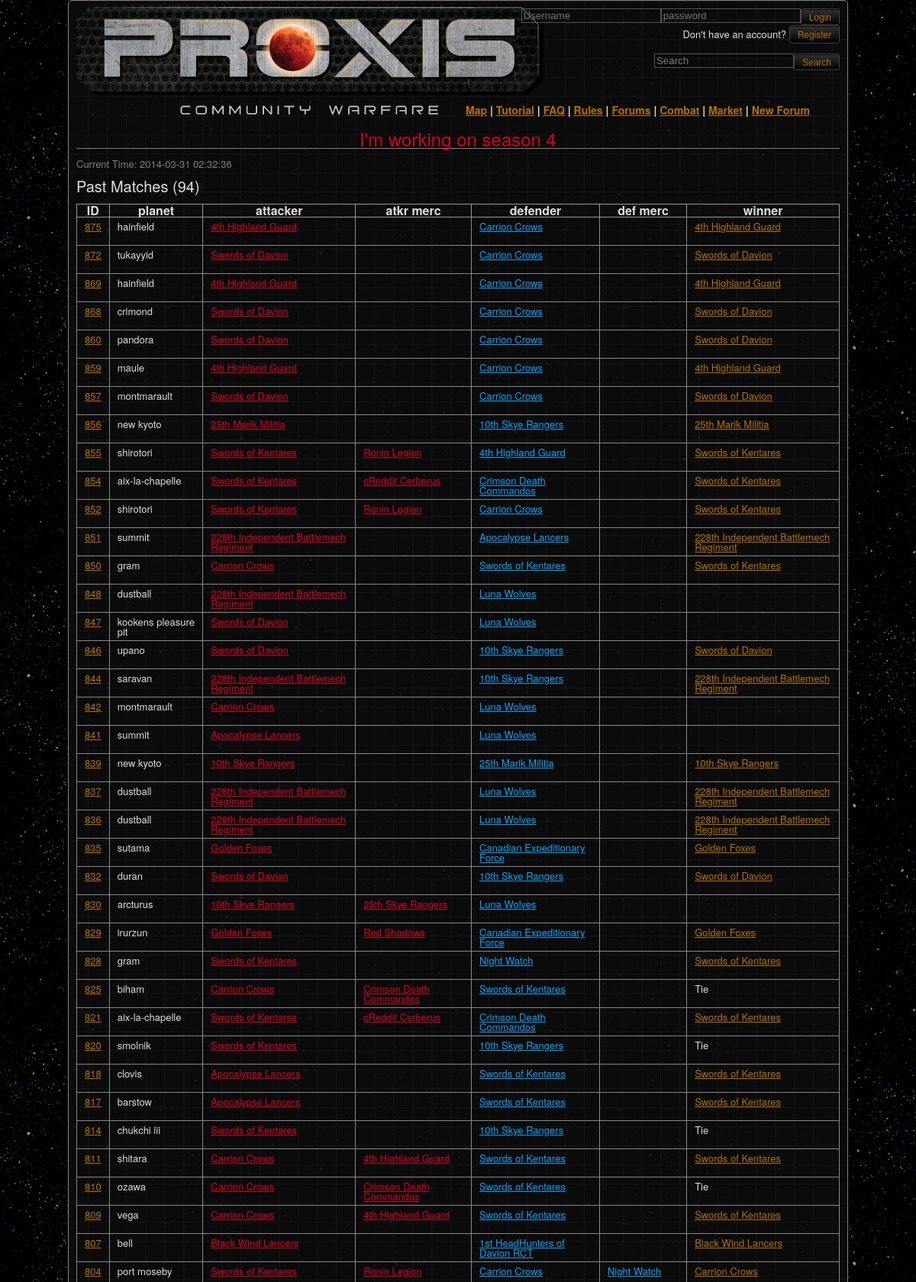
Screenshot of /pmatches.php (upper part) with the database file from the repository.
### tables this page shows
CREATE TABLE `match` (
  `match_id` int(11) NOT NULL AUTO_INCREMENT,
  `attacker` varchar(25) NOT NULL,
  `defender` varchar(25) NOT NULL,
  `planet_name` varchar(50) DEFAULT NULL,
  `declared` timestamp NULL DEFAULT NULL,
  `responded` timestamp NULL DEFAULT NULL,
  `reported` timestamp NULL DEFAULT NULL,
  `report_response` timestamp NULL DEFAULT NULL,
  `resolved` timestamp NULL DEFAULT NULL,
  `winner` varchar(25) DEFAULT NULL,
  `last_action` timestamp NOT NULL DEFAULT CURRENT_TIMESTAMP,
  `mercenary` varchar(25) DEFAULT NULL,
  `mercenary_qty` int(11) DEFAULT '0',
  `mercenary_rply` int(1) DEFAULT '0',
  `mercenary_time` timestamp NULL DEFAULT NULL,
  `defender_mercenary_rply` int(1) DEFAULT NULL,
  `defender_mercenary_qty` int(11) DEFAULT NULL,
  `defender_mercenary_time` timestamp NULL DEFAULT NULL,
  `defender_mercenary` varchar(25) DEFAULT NULL,
  `attacker_url` varchar(1000) DEFAULT NULL,
  `defender_url` varchar(1000) DEFAULT NULL,
  `attacker_lost_mechs` varchar(250) DEFAULT NULL,
  `defender_lost_mechs` varchar(250) DEFAULT NULL,
  `amerc_lost_mechs` varchar(200) DEFAULT NULL,
  `dmerc_lost_mechs` varchar(200) DEFAULT NULL,
  `aftermath_report` varchar(4000) DEFAULT NULL,
  `extension` int(1) NOT NULL DEFAULT '0',
  PRIMARY KEY (`match_id`)
);

CREATE TABLE `user` (
  `username` varchar(25) NOT NULL,
  `password` varchar(500) DEFAULT NULL,
  `cbills` int(20) DEFAULT NULL,
  `admin` tinyint(1) NOT NULL DEFAULT '0',
  `wins` int(11) NOT NULL DEFAULT '0',
  `loses` int(11) NOT NULL DEFAULT '0',
  `unit_type` varchar(20) NOT NULL DEFAULT 'merc',
  `unit_name` varchar(50) NOT NULL,
  `is_dead` tinyint(1) NOT NULL DEFAULT '0',
  `approved` tinyint(1) NOT NULL DEFAULT '0',
  `kills` int(11) NOT NULL DEFAULT '0',
  `last_login` timestamp NULL DEFAULT '0000-00-00 00:00:00',
  `last_cbill_gift` timestamp NOT NULL DEFAULT '0000-00-00 00:00:00',
  `bio` varchar(10000) DEFAULT NULL,
  `email` varchar(200) DEFAULT NULL,
  PRIMARY KEY (`username`)
);

### pmatches.php (the view, shortened to what this page needs)
<!DOCTYPE html>
<html>
<head>
  <link rel="stylesheet" href="css/reset.css" />
  <?php include 'header.php'; ?>
</head>
<body>
  <div id="container">
	<?php echo $header; ?>
  <?php
	$conn = getConnection();
$sql = "SELECT m.match_id, m.planet_name, m.attacker, m.defender, m.mercenary, m.defender_mercenary, m.winner, au.unit_name, du.unit_name, mu.unit_name, dmu.unit_name, wu.unit_name" .
	" FROM `match` AS m INNER JOIN user AS au ON au.username=m.attacker INNER JOIN user AS du " .
	"ON du.username=m.defender LEFT OUTER JOIN user AS mu ON mu.username=m.mercenary LEFT OUTER " .
	"JOIN user AS dmu ON dmu.username=m.defender_mercenary LEFT OUTER JOIN user AS wu ON wu.username=m.winner WHERE NOT(ISNULL(resolved)) ORDER BY match_id DESC;";
$result = mysqli_query($conn, $sql);
$num_matches = mysqli_num_rows($result);
$cmatches = "<table><th>ID</th><th>planet</th><th>attacker</th><th>atkr merc</th><th>defender</th>" .
		"<th>def merc</th><th>winner</th>";
while ($row = $result->fetch_row()) {
  $cmatches .= "<tr><td><a href='score.php?m=" . $row[0] . "'>" . $row[0] . "</a><br><br></td><td>" . $row[1] . "</td><td><a href='profile.php?u=" . $row[2] . "' class='red'>" . $row[7] .
  		"</a></td><td><a href='profile.php?u=" . $row[4] . "' class='red'>" .
		$row[9] . "</a></td><td><a href='profile.php?u=" . $row[3] . "' class='green'>" . $row[8] . "</a></td><td><a href='profile.php?u=" . $row[5] . "' class='green'>" . $row[10] .
		"</a></td><td>";
	if ($row[6] == "Tie") {
		$cmatches .= $row[6] . "</td></tr>";
	} else {
		$cmatches .= "<a href='profile.php?u=" . $row[6] . "'>" . $row[11] . "</a></td></tr>";
	}
}
$cmatches .= "</table>";
?>
<?php echo "<span class='grey'>Current Time: " . date('Y-m-d H:i:s') . "</span><br><br>"; ?>
	<h3>Past Matches (<?php echo $num_matches; ?>)</h3><br>
	<?php echo $cmatches; ?>
<br>
	<?php mysqli_close($conn); echo $footer; ?>
  </div>
</body>
</html>

### rows the page displays
match: match_id "875", planet_name "hainfield", user.unit_name "4th Highland Guard", user.unit_name "Carrion Crows"
match: match_id "872", planet_name "tukayyid", user.unit_name "Swords of Davion", user.unit_name "Carrion Crows"
match: match_id "869", planet_name "hainfield", user.unit_name "4th Highland Guard", user.unit_name "Carrion Crows"
match: match_id "868", planet_name "crimond", user.unit_name "Swords of Davion", user.unit_name "Carrion Crows"
match: match_id "860", planet_name "pandora", user.unit_name "Swords of Davion", user.unit_name "Carrion Crows"
match: match_id "859", planet_name "maule", user.unit_name "4th Highland Guard", user.unit_name "Carrion Crows"
match: match_id "857", planet_name "montmarault", user.unit_name "Swords of Davion", user.unit_name "Carrion Crows"
match: match_id "856", planet_name "new kyoto", user.unit_name "25th Marik Militia", user.unit_name "10th Skye Rangers"
match: match_id "855", planet_name "shirotori", user.unit_name "Swords of Kentares", user.unit_name "Ronin Legion", user.unit_name "4th Highland Guard"
match: match_id "854", planet_name "aix-la-chapelle", user.unit_name "Swords of Kentares", user.unit_name "cReddit Cerberus", user.unit_name "Crimson Death Commandos"
match: match_id "852", planet_name "shirotori", user.unit_name "Swords of Kentares", user.unit_name "Ronin Legion", user.unit_name "Carrion Crows"
match: match_id "851", planet_name "summit", user.unit_name "228th Independent Battlemech Regiment", user.unit_name "Apocalypse Lancers"
match: match_id "850", planet_name "gram", user.unit_name "Carrion Crows", user.unit_name "Swords of Kentares"
match: match_id "848", planet_name "dustball", user.unit_name "228th Independent Battlemech Regiment", user.unit_name "Luna Wolves"
match: match_id "847", planet_name "kookens pleasure pit", user.unit_name "Swords of Davion", user.unit_name "Luna Wolves"
match: match_id "846", planet_name "upano", user.unit_name "Swords of Davion", user.unit_name "10th Skye Rangers"
match: match_id "844", planet_name "saravan", user.unit_name "228th Independent Battlemech Regiment", user.unit_name "10th Skye Rangers"
match: match_id "842", planet_name "montmarault", user.unit_name "Carrion Crows", user.unit_name "Luna Wolves"
match: match_id "841", planet_name "summit", user.unit_name "Apocalypse Lancers", user.unit_name "Luna Wolves"
match: match_id "839", planet_name "new kyoto", user.unit_name "10th Skye Rangers", user.unit_name "25th Marik Militia"
match: match_id "837", planet_name "dustball", user.unit_name "228th Independent Battlemech Regiment", user.unit_name "Luna Wolves"
match: match_id "836", planet_name "dustball", user.unit_name "228th Independent Battlemech Regiment", user.unit_name "Luna Wolves"
match: match_id "835", planet_name "sutama", user.unit_name "Golden Foxes", user.unit_name "Canadian Expeditionary Force"
match: match_id "832", planet_name "duran", user.unit_name "Swords of Davion", user.unit_name "10th Skye Rangers"
match: match_id "830", planet_name "arcturus", user.unit_name "10th Skye Rangers", user.unit_name "25th Skye Rangers", user.unit_name "Luna Wolves"
match: match_id "829", planet_name "irurzun", user.unit_name "Golden Foxes", user.unit_name "Red Shadows", user.unit_name "Canadian Expeditionary Force"
match: match_id "828", planet_name "gram", user.unit_name "Swords of Kentares", user.unit_name "Night Watch"
match: match_id "825", planet_name "biham", user.unit_name "Carrion Crows", user.unit_name "Crimson Death Commandos", user.unit_name "Swords of Kentares", winner "Tie"
match: match_id "821", planet_name "aix-la-chapelle", user.unit_name "Swords of Kentares", user.unit_name "cReddit Cerberus", user.unit_name "Crimson Death Commandos"
match: match_id "820", planet_name "smolnik", user.unit_name "Swords of Kentares", user.unit_name "10th Skye Rangers", winner "Tie"
match: match_id "818", planet_name "clovis", user.unit_name "Apocalypse Lancers", user.unit_name "Swords of Kentares"
match: match_id "817", planet_name "barstow", user.unit_name "Apocalypse Lancers", user.unit_name "Swords of Kentares"
match: match_id "814", planet_name "chukchi iii", user.unit_name "Swords of Kentares", user.unit_name "10th Skye Rangers", winner "Tie"
match: match_id "811", planet_name "shitara", user.unit_name "Carrion Crows", user.unit_name "4th Highland Guard", user.unit_name "Swords of Kentares"
match: match_id "810", planet_name "ozawa", user.unit_name "Carrion Crows", user.unit_name "Crimson Death Commandos", user.unit_name "Swords of Kentares", winner "Tie"
match: match_id "809", planet_name "vega", user.unit_name "Carrion Crows", user.unit_name "4th Highland Guard", user.unit_name "Swords of Kentares"
match: match_id "807", planet_name "bell", user.unit_name "Black Wind Lancers", user.unit_name "1st HeadHunters of Davion RCT"
match: match_id "804", planet_name "port moseby", user.unit_name "Swords of Kentares", user.unit_name "Ronin Legion", user.unit_name "Carrion Crows", user.unit_name "Night Watch"

### other values shown
$motd "I'm working on season 4"
$num_matches "94"
